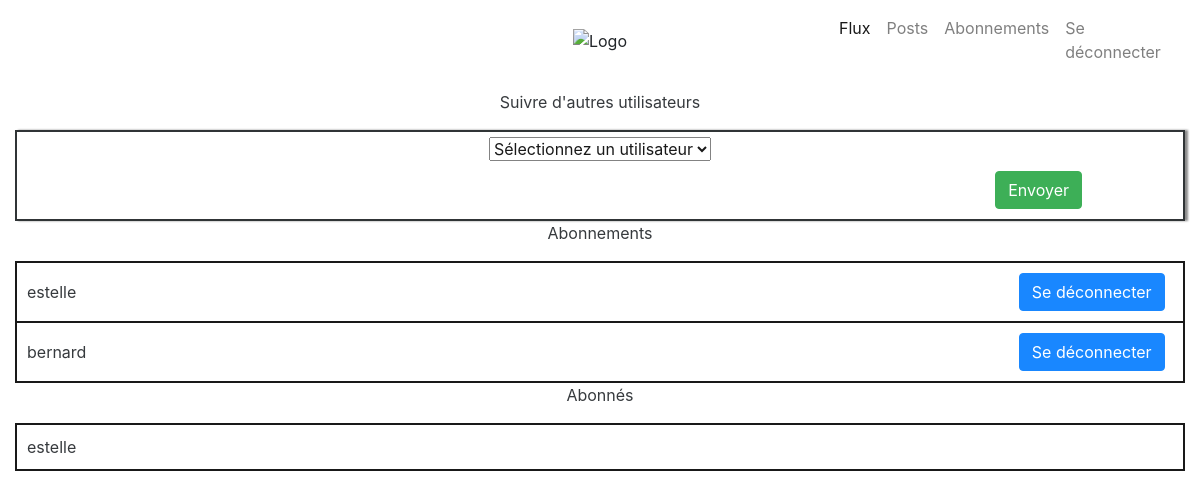
The page /followers/ (signed in) on the database as committed earlier.
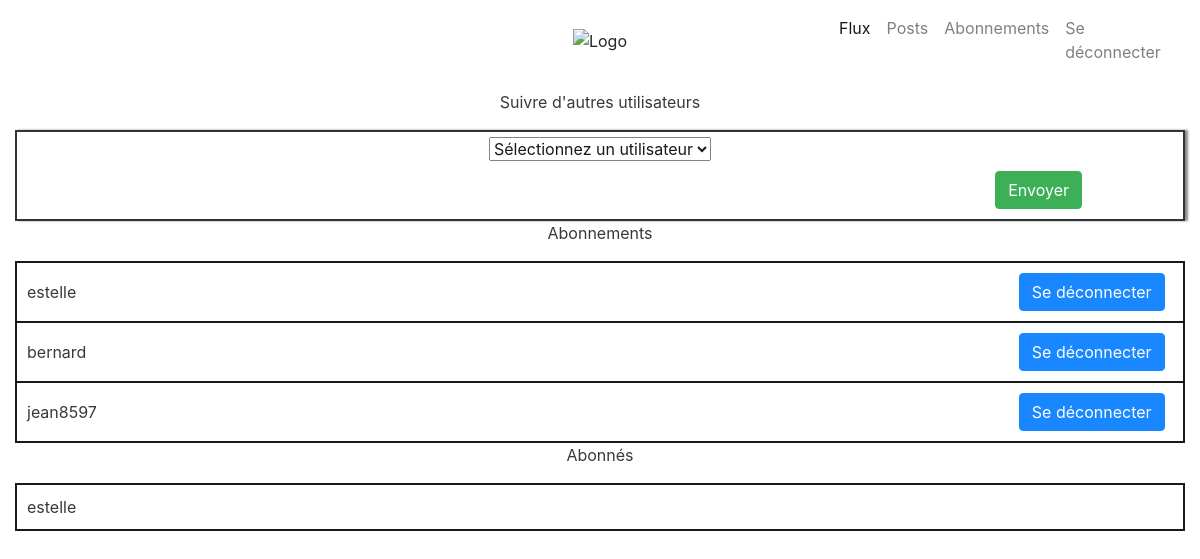
The same page on the database as committed later.
### review/models.py (models this page shows, shortened)
class UserModel(models.Model):
    user = models.ForeignKey(
            to=settings.AUTH_USER_MODEL, on_delete=models.CASCADE)
    class Meta:
        abstract = True

class UserFollows(UserModel):
    followed_user = models.ForeignKey(
            to=settings.AUTH_USER_MODEL, on_delete=models.CASCADE,
            related_name='followed_by')
    class Meta:
        unique_together = ('user', 'followed_user',)

### review/views.py (the view)
# urls.py: path('followers/', views.followers, name='abonnement'),
@login_required
def followers(request, delete_id=None):
    if request.method == 'GET' and delete_id is not None:
        obj = get_object_or_404(UserFollows.objects.filter(user_id=request.user.id,
                                                           followed_user_id=delete_id))
        obj.delete()
        return redirect('abonnement')
    elif request.method == 'POST':
        form = FollowerForm(request.POST)
        validate_form(form, request)
        return redirect('abonnement')
    else:
        followed = UserFollows.objects.filter(user_id=request.user.id)
        followers = UserFollows.objects.filter(followed_user_id=request.user.id)
        followed_id = UserFollows.objects.filter(user_id=request.user.id).values("followed_user")
        follow_list = User.objects.exclude(id__in=followed_id)
        follow_list = follow_list.exclude(id=request.user.id)
    context = {'title':     ' - Gestion des abonnements',
               'follow_list':      follow_list,
               'followed':  followed,
               'followers': followers
               }
    return render(request, 'review/follow.html', context)

### review/templates/review/follow.html (shortened to what this page needs)
{% extends 'review/base.html' %}
{% block navbar %}
    {% include 'review/snippet/nav.html' %}
{% endblock %}
{% block content %}
    <div class="container_flux">
        <section>
            <div class="center">
                <p class="center">Suivre d'autres utilisateurs</p>
                <div class="bordure">
                    <form method="post" action="{% url 'abonnement' %}">
                        <div class="col">
                            <select class="form-select" name="followed_user">
                                <option value="" selected>Sélectionnez un utilisateur</option>
                            </select>
                        </div>
                        <div class="input_right input_right-right"><input class=" btn btn-success" type="submit"
                                                                          value="Envoyer"/></div>
                    </form>
                </div>
            </div>
        </section>
        <section>
            <p class="center">Abonnements</p>
            {% if followed %}
                <table>
                    {% for follow in followed %}
                        <tr>
                            <td>{{ follow.followed_user }}</td>
                            <td class="last"><a class="btn btn-primary" href="
{% url 'abonnement-delete' follow.followed_user_id %}">Se déconnecter</a> </td>
                        </tr>
                    {% endfor %}
                </table>
            {% else %}
                <div class="bordure">Désolé pas d'abonnements pour le moment.</div>
            {% endif %}
        </section>
        <section>
            <p class="center">Abonnés</p>
            {% if followers %}
                <table>
                    {% for follower in followers %}
                        <tr>
                            <td>{{ follower.user }}</td>
                        </tr>
                    {% endfor %}
                </table>
            {% else %}
                <div class="bordure">Désolé pas d'abonnés pour le moment.</div>
            {% endif %}
        </section>
        </div>
{% endblock %}

Rows that differ between the two databases and show on the page:
added UserFollows: followed_user "jean8597"
